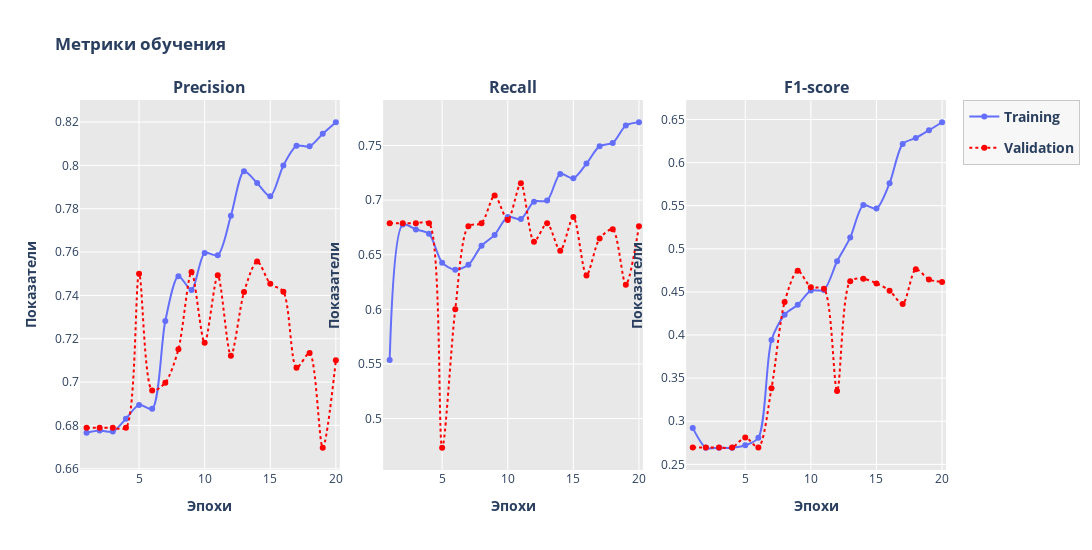

Here is the notebook cell this chart was saved with:
### Code cell
import plotly.graph_objects as go
import plotly.offline as py
from plotly.subplots import make_subplots

precision_plot = hist_cnn_without_batch.history['precision']
recall_plot = hist_cnn_without_batch.history['recall']
f1_plot = hist_cnn_without_batch.history['f1_score']

val_precision_plot = hist_cnn_without_batch.history['val_precision']
val_recall_plot = hist_cnn_without_batch.history['val_recall']
val_f1_plot = hist_cnn_without_batch.history['val_f1_score']

epochs = list(range(1, len(precision_plot) + 1))

fig = make_subplots(rows=1, cols=3, subplot_titles=("<b>Precision</b>", "<b>Recall</b>", "<b>F1-score</b>"), horizontal_spacing=0.05)

# Precision
fig.add_trace(go.Scatter(x=list(epochs), y=precision_plot, legendgroup='<b>Training</b>', name='<b>Training</b>',
                            line=dict(shape='spline', smoothing=0.8, color='#636efb'), mode='markers+lines', marker=dict(color='#636efb')), row=1, col=1)
fig.add_trace(go.Scatter(x=list(epochs), y=val_precision_plot, legendgroup='<b>Validation</b>', name='<b>Validation</b>',
                            line=dict(shape='spline', smoothing=0.8, dash='dot', color='red'), mode='markers+lines', marker=dict(color='red')), row=1, col=1)

# Recall
fig.add_trace(go.Scatter(x=list(epochs), y=recall_plot, legendgroup='<b>Training</b>', name='<b>Training</b>', showlegend=False,
                            line=dict(shape='spline', smoothing=0.8, color='#636efb'), mode='markers+lines', marker=dict(color='#636efb')), row=1, col=2)
fig.add_trace(go.Scatter(x=list(epochs), y=val_recall_plot, legendgroup='<b>Validation</b>', name='<b>Validation</b>', showlegend=False,
                            line=dict(shape='spline', smoothing=0.8, dash='dot', color='red'), mode='markers+lines', marker=dict(color='red')), row=1, col=2)

# F1-score
fig.add_trace(go.Scatter(x=list(epochs), y=f1_plot, legendgroup='<b>Training</b>', name='<b>Training</b>', showlegend=False,
                            line=dict(shape='spline', smoothing=0.8, color='#636efb'), mode='markers+lines', marker=dict(color='#636efb')), row=1, col=3)
fig.add_trace(go.Scatter(x=list(epochs), y=val_f1_plot, legendgroup='<b>Validation</b>', name='<b>Validation</b>', showlegend=False, 
                            line=dict(shape='spline', smoothing=0.8, dash='dot', color='red'), mode='markers+lines', marker=dict(color='red')), row=1, col=3)


fig.update_traces(hovertemplate='Epoch: %{x}<br>Value: %{y}')

fig.update_yaxes(title_text="<b>Показатели</b>")
fig.update_xaxes(title_text="<b>Эпохи</b>")
fig.update_layout(legend=dict(font=dict(size=14), bgcolor='lightgray'))


fig.update_layout(
    height=550, 
    width=3000, 
    title_text="<b>Метрики обучения</b>",
    legend=dict(
        font=dict(size=14),
        bgcolor='rgba(240, 240, 240, 0.5)',
        bordercolor='rgba(200, 200, 200, 1)',
        borderwidth=1,
    ),
    plot_bgcolor='rgba(210, 210, 210, 0.5)',
    
    # paper_bgcolor='rgba(250, 250, 250, 1)'
)
fig.update_xaxes(range=[0.5, max(epochs)+0.3])
py.plot(fig, filename=r'C:\My_projects\nuke\metrics\plotly\CNN_without_BatchNormalization_metrics_precision_and_recall_and_f1.html')
fig.write_image(r"C:\My_projects\nuke\metrics\plotly\CNN_without_BatchNormalization_metrics_precision_and_recall_and_f1.svg")
fig.show()

### Figure 1 — Plotly figure (JSON) as saved in the notebook; plotly's stock layout.template omitted (floating-point values rounded to 4 significant figures)
{"data": [{"hovertemplate": "Epoch: %{x}<br>Value: %{y}", "legendgroup": "<b>Training</b>", "line": {"color": "#636efb", "shape": "spline", "smoothing": 0.8}, "marker": {"color": "#636efb"}, "mode": "markers+lines", "name": "<b>Training</b>", "type": "scatter", "x": [1, 2, 3, 4, 5, 6, 7, 8, 9, 10, 11, 12, 13, 14, 15, 16, 17, 18, 19, 20], "xaxis": "x", "y": [0.6766, 0.6776, 0.6772, 0.6831, 0.6895, 0.6877, 0.7282, 0.7489, 0.7425, 0.7595, 0.7586, 0.7767, 0.7973, 0.7918, 0.7858, 0.8, 0.809, 0.8088, 0.8146, 0.8199], "yaxis": "y"}, {"hovertemplate": "Epoch: %{x}<br>Value: %{y}", "legendgroup": "<b>Validation</b>", "line": {"color": "red", "dash": "dot", "shape": "spline", "smoothing": 0.8}, "marker": {"color": "red"}, "mode": "markers+lines", "name": "<b>Validation</b>", "type": "scatter", "x": [1, 2, 3, 4, 5, 6, 7, 8, 9, 10, 11, 12, 13, 14, 15, 16, 17, 18, 19, 20], "xaxis": "x", "y": [0.6789, 0.6789, 0.6789, 0.6789, 0.75, 0.6961, 0.6997, 0.7151, 0.7508, 0.7181, 0.7493, 0.7121, 0.7415, 0.7557, 0.7454, 0.7417, 0.7066, 0.7134, 0.6697, 0.7101], "yaxis": "y"}, {"hovertemplate": "Epoch: %{x}<br>Value: %{y}", "legendgroup": "<b>Training</b>", "line": {"color": "#636efb", "shape": "spline", "smoothing": 0.8}, "marker": {"color": "#636efb"}, "mode": "markers+lines", "name": "<b>Training</b>", "showlegend": false, "type": "scatter", "x": [1, 2, 3, 4, 5, 6, 7, 8, 9, 10, 11, 12, 13, 14, 15, 16, 17, 18, 19, 20], "xaxis": "x2", "y": [0.5536, 0.6776, 0.6731, 0.6692, 0.6428, 0.6363, 0.6408, 0.6582, 0.6682, 0.6846, 0.6826, 0.6986, 0.6996, 0.724, 0.72, 0.7334, 0.7494, 0.7524, 0.7683, 0.7713], "yaxis": "y2"}, {"hovertemplate": "Epoch: %{x}<br>Value: %{y}", "legendgroup": "<b>Validation</b>", "line": {"color": "red", "dash": "dot", "shape": "spline", "smoothing": 0.8}, "marker": {"color": "red"}, "mode": "markers+lines", "name": "<b>Validation</b>", "showlegend": false, "type": "scatter", "x": [1, 2, 3, 4, 5, 6, 7, 8, 9, 10, 11, 12, 13, 14, 15, 16, 17, 18, 19, 20], "xaxis": "x2", "y": [0.6789, 0.6789, 0.6789, 0.6789, 0.4732, 0.6, 0.6761, 0.6789, 0.7042, 0.6817, 0.7155, 0.662, 0.6789, 0.6535, 0.6845, 0.631, 0.6648, 0.6732, 0.6225, 0.6761], "yaxis": "y2"}, {"hovertemplate": "Epoch: %{x}<br>Value: %{y}", "legendgroup": "<b>Training</b>", "line": {"color": "#636efb", "shape": "spline", "smoothing": 0.8}, "marker": {"color": "#636efb"}, "mode": "markers+lines", "name": "<b>Training</b>", "showlegend": false, "type": "scatter", "x": [1, 2, 3, 4, 5, 6, 7, 8, 9, 10, 11, 12, 13, 14, 15, 16, 17, 18, 19, 20], "xaxis": "x3", "y": [0.2923, 0.2693, 0.2693, 0.2693, 0.2722, 0.2809, 0.3942, 0.4235, 0.4351, 0.4516, 0.4524, 0.4855, 0.513, 0.5507, 0.5467, 0.5761, 0.6215, 0.6286, 0.6374, 0.6468], "yaxis": "y3"}, {"hovertemplate": "Epoch: %{x}<br>Value: %{y}", "legendgroup": "<b>Validation</b>", "line": {"color": "red", "dash": "dot", "shape": "spline", "smoothing": 0.8}, "marker": {"color": "red"}, "mode": "markers+lines", "name": "<b>Validation</b>", "showlegend": false, "type": "scatter", "x": [1, 2, 3, 4, 5, 6, 7, 8, 9, 10, 11, 12, 13, 14, 15, 16, 17, 18, 19, 20], "xaxis": "x3", "y": [0.2696, 0.2696, 0.2696, 0.2696, 0.2813, 0.2696, 0.3381, 0.4382, 0.4746, 0.4555, 0.4538, 0.3352, 0.4625, 0.4653, 0.4599, 0.4514, 0.436, 0.4764, 0.4645, 0.4615], "yaxis": "y3"}], "layout": {"annotations": [{"font": {"size": 16}, "showarrow": false, "text": "<b>Precision</b>", "x": 0.15, "xanchor": "center", "xref": "paper", "y": 1, "yanchor": "bottom", "yref": "paper"}, {"font": {"size": 16}, "showarrow": false, "text": "<b>Recall</b>", "x": 0.5, "xanchor": "center", "xref": "paper", "y": 1, "yanchor": "bottom", "yref": "paper"}, {"font": {"size": 16}, "showarrow": false, "text": "<b>F1-score</b>", "x": 0.85, "xanchor": "center", "xref": "paper", "y": 1, "yanchor": "bottom", "yref": "paper"}], "height": 550, "legend": {"bgcolor": "rgba(240, 240, 240, 0.5)", "bordercolor": "rgba(200, 200, 200, 1)", "borderwidth": 1, "font": {"size": 14}}, "plot_bgcolor": "rgba(210, 210, 210, 0.5)", "title": {"text": "<b>Метрики обучения</b>"}, "width": 3000, "xaxis": {"anchor": "y", "domain": [0, 0.3], "range": [0.5, 20.3], "title": {"text": "<b>Эпохи</b>"}}, "xaxis2": {"anchor": "y2", "domain": [0.35, 0.65], "range": [0.5, 20.3], "title": {"text": "<b>Эпохи</b>"}}, "xaxis3": {"anchor": "y3", "domain": [0.7, 1], "range": [0.5, 20.3], "title": {"text": "<b>Эпохи</b>"}}, "yaxis": {"anchor": "x", "domain": [0, 1], "title": {"text": "<b>Показатели</b>"}}, "yaxis2": {"anchor": "x2", "domain": [0, 1], "title": {"text": "<b>Показатели</b>"}}, "yaxis3": {"anchor": "x3", "domain": [0, 1], "title": {"text": "<b>Показатели</b>"}}}}
